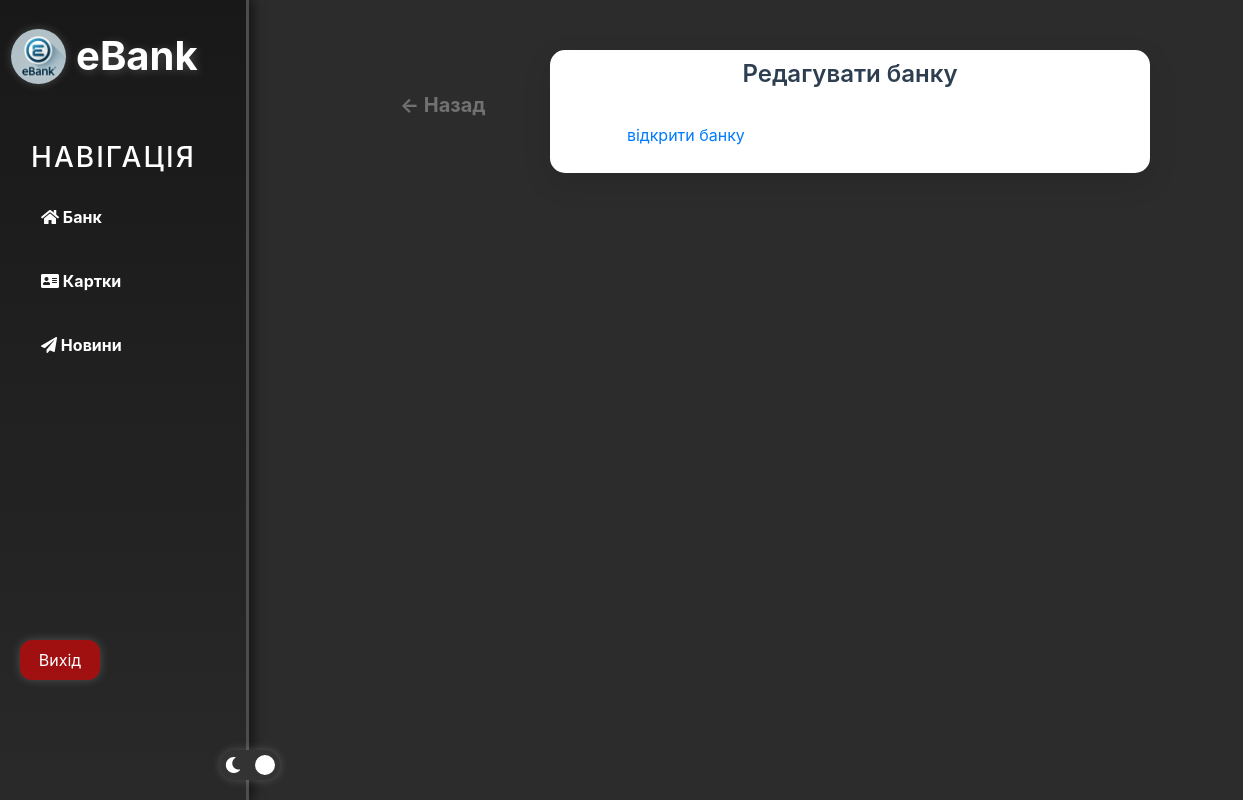
/cards/edit_banka/17/ (signed in), run on an earlier commit of the app's database.
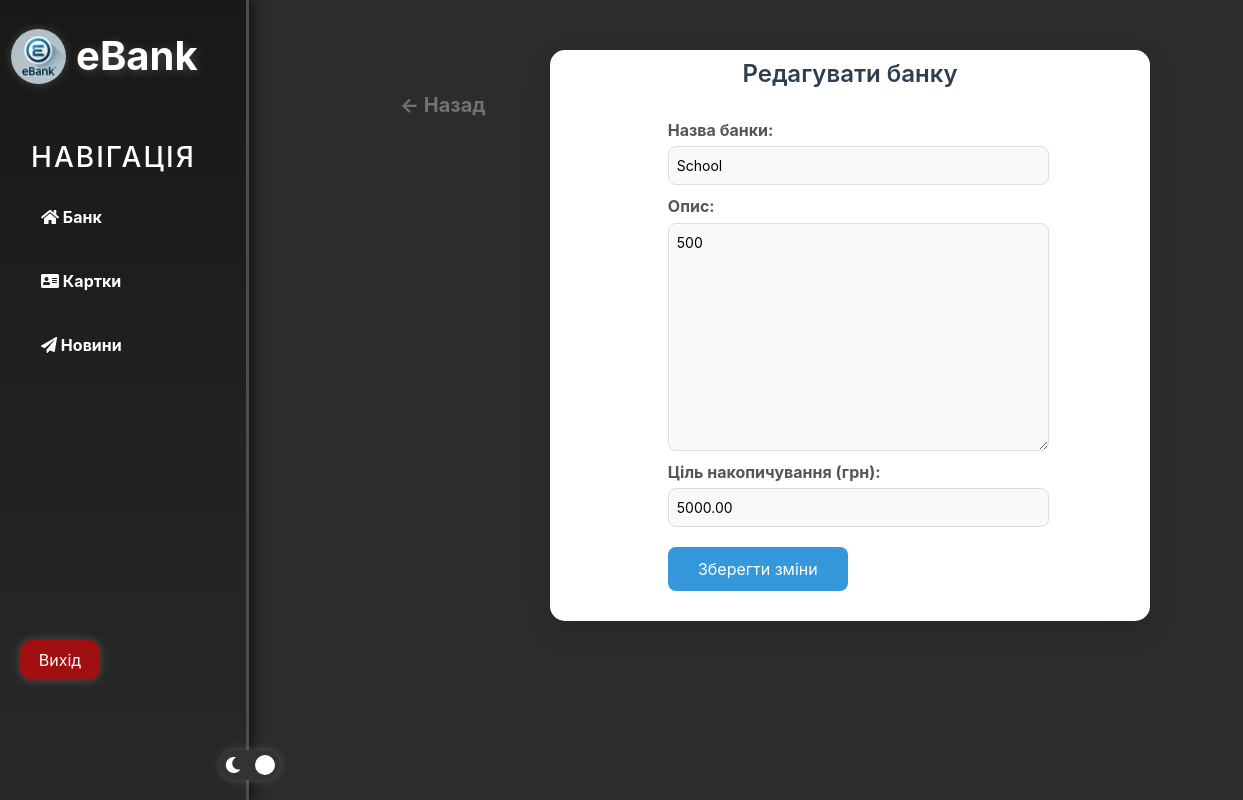
And on a later commit of the database.
### cards/models.py (models this page shows, shortened)
class Banka(models.Model):
    user = models.OneToOneField(settings.AUTH_USER_MODEL, on_delete=models.CASCADE, related_name='banka')
    balance = models.DecimalField(max_digits=10, decimal_places=2, default=0.00)
    deposit_count = models.IntegerField(default=0)
    opening_date = models.DateTimeField(auto_now_add=True)
    closing_date = models.DateTimeField(null=True, blank=True)
    description = models.TextField()
    name = models.CharField(max_length=255)
    hash_code = models.CharField(max_length=12, unique=True, default=uuid.uuid4().hex[:12])
    goal = models.DecimalField(
        max_digits=10,
        decimal_places=2,
        default=0.00,
        validators=[validate_goal]  # Добавляем валидатор для поля goal
    )

### cards/views.py (the view)
# urls.py: path('edit_banka/<int:pk>/', views.edit_banka, name='edit_banka'),
@login_required
def edit_banka(request, pk):
    try:
        banka = request.user.banka  # Получаем текущую банку пользователя
    except Banka.DoesNotExist:
        banka = None
    if request.method == 'POST':
        form = BankaForm(request.POST, instance=banka)
        if form.is_valid():
            banka = form.save()  # Сохраняем банк
            messages.success(request, 'Банка була успішно відредагована!')
            return render(request, 'cards/banka_my.html', {'form': form, 'banka': banka})
        else:
            messages.error(request, 'Ціль накопичування не може перевищувати 100000 грн.')
    else:
        form = BankaForm(instance=banka)
    return render(request, 'cards/banka_edit.html', {'form': form, 'banka': banka})

### cards/forms.py
class BankaForm(forms.ModelForm):
    class Meta:
        model = Banka
        fields = ['name', 'description', 'goal']  # Добавляем поле goal
        labels = {
            'name': 'Название банки',
            'description': 'Описание',
            'goal': 'Цель накопления (грн)',
        }

### templates/cards/banka_edit.html (shortened to what this page needs)
{% extends 'layout.html' %}
{% load static %}
{% block content %}
<link rel="stylesheet" href="{% static 'cards/css/banka_open.css' %}">
{% if user.is_authenticated %}
    <a href="javascript:history.back()" class="back-button">← Назад</a>
    <div class="container">
        <h1>Редагувати банку</h1>
        {% if banka %}
            <form method="post" id="editBankaForm">
                <p><strong>Назва банки:</strong></p>
                {{ form.name }}
                <p><strong>Опис:</strong></p>
                {{ form.description }}
                <p><strong>Ціль накопичування (грн):</strong></p>
                {{ form.goal }}
                <button type="submit">Зберегти зміни</button>
            </form>
        {% else %}
            <p class="no-banka-message">У вас немає накопичувальної банки. Ви можете створити нову на сторінці <a href="{% url 'cards:open_banka' %}">відкрити банку</a>.</p>
        {% endif %}
    </div>
{% else %}
    <div class="auth-message">
        <img src="https://cdn-icons-png.flaticon.com/512/1828/1828843.png" alt="Хрест" class="error-icon">
        <h1>Ой лихо, схоже вам спочатку потрібно авторизуватися... 🫣</h1>
    </div>
{% endif %}
{% endblock %}

What changed in the data, as far as the page shows it:
added Banka: name "School", description "500", goal "5000.00"
Also different on the page:
text no longer shown: "відкрити банку ."
text now shown: "Назва банки: Опис: Ціль накопичування (грн): Зберегти зміни"
